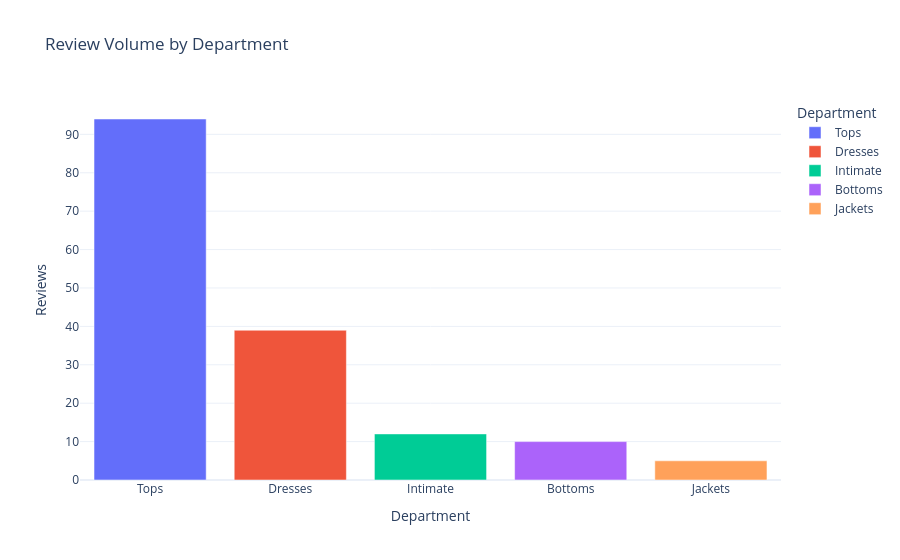

The code cell stored with this chart in its notebook:
### Markdown cell above
## 3. Basic charts on real analytics questions

Start with the common questions: what is biggest, what changes over time, how are two signals related, and what share does each category own?

### Code cell
# bar(): category comparison.
# Use the reviews data because department volume is a clean categorical question.
department_summary = (
    reviews_analysis.dropna(subset=["Department Name"])
    .groupby("Department Name", as_index=False)
    .agg(
        reviews=("Rating", "size"),
        avg_rating=("Rating", "mean"),
        recommended_rate=("Recommended IND", "mean"),
        avg_review_length=("Review Length", "mean"),
    )
    .sort_values("reviews", ascending=False)
) # groups the reviews by department and calculates summary statistics for each department, including total number of reviews, average rating, recommendation rate, and average review length

bar(
    department_summary,
    x_col="Department Name",
    y_col="reviews",
    color_col="Department Name",
    title="Review Volume by Department",
    x_title="Department",
    y_title="Reviews",
    auto_open=False,
) # sets up a bar chart to visualize the number of reviews for each department, with appropriate titles and labels

### Figure 1 — Plotly figure (JSON) as saved in the notebook; plotly's stock layout.template omitted (floating-point values rounded to 4 significant figures)
{"data": [{"alignmentgroup": "True", "hovertemplate": "Department=%{x}<br>Reviews=%{y}<extra></extra>", "legendgroup": "Tops", "marker": {"color": "#636efa", "pattern": {"shape": ""}}, "name": "Tops", "offsetgroup": "Tops", "orientation": "v", "showlegend": true, "textposition": "auto", "type": "bar", "x": ["Tops"], "xaxis": "x", "y": [94], "yaxis": "y"}, {"alignmentgroup": "True", "hovertemplate": "Department=%{x}<br>Reviews=%{y}<extra></extra>", "legendgroup": "Dresses", "marker": {"color": "#EF553B", "pattern": {"shape": ""}}, "name": "Dresses", "offsetgroup": "Dresses", "orientation": "v", "showlegend": true, "textposition": "auto", "type": "bar", "x": ["Dresses"], "xaxis": "x", "y": [39], "yaxis": "y"}, {"alignmentgroup": "True", "hovertemplate": "Department=%{x}<br>Reviews=%{y}<extra></extra>", "legendgroup": "Intimate", "marker": {"color": "#00cc96", "pattern": {"shape": ""}}, "name": "Intimate", "offsetgroup": "Intimate", "orientation": "v", "showlegend": true, "textposition": "auto", "type": "bar", "x": ["Intimate"], "xaxis": "x", "y": [12], "yaxis": "y"}, {"alignmentgroup": "True", "hovertemplate": "Department=%{x}<br>Reviews=%{y}<extra></extra>", "legendgroup": "Bottoms", "marker": {"color": "#ab63fa", "pattern": {"shape": ""}}, "name": "Bottoms", "offsetgroup": "Bottoms", "orientation": "v", "showlegend": true, "textposition": "auto", "type": "bar", "x": ["Bottoms"], "xaxis": "x", "y": [10], "yaxis": "y"}, {"alignmentgroup": "True", "hovertemplate": "Department=%{x}<br>Reviews=%{y}<extra></extra>", "legendgroup": "Jackets", "marker": {"color": "#FFA15A", "pattern": {"shape": ""}}, "name": "Jackets", "offsetgroup": "Jackets", "orientation": "v", "showlegend": true, "textposition": "auto", "type": "bar", "x": ["Jackets"], "xaxis": "x", "y": [5], "yaxis": "y"}], "layout": {"barmode": "relative", "legend": {"title": {"text": "Department"}, "tracegroupgap": 0}, "title": {"text": "Review Volume by Department"}, "xaxis": {"anchor": "y", "categoryarray": ["Tops", "Dresses", "Intimate", "Bottoms", "Jackets"], "categoryorder": "array", "domain": [0, 1], "title": {"text": "Department"}}, "yaxis": {"anchor": "x", "domain": [0, 1], "title": {"text": "Reviews"}}}}
